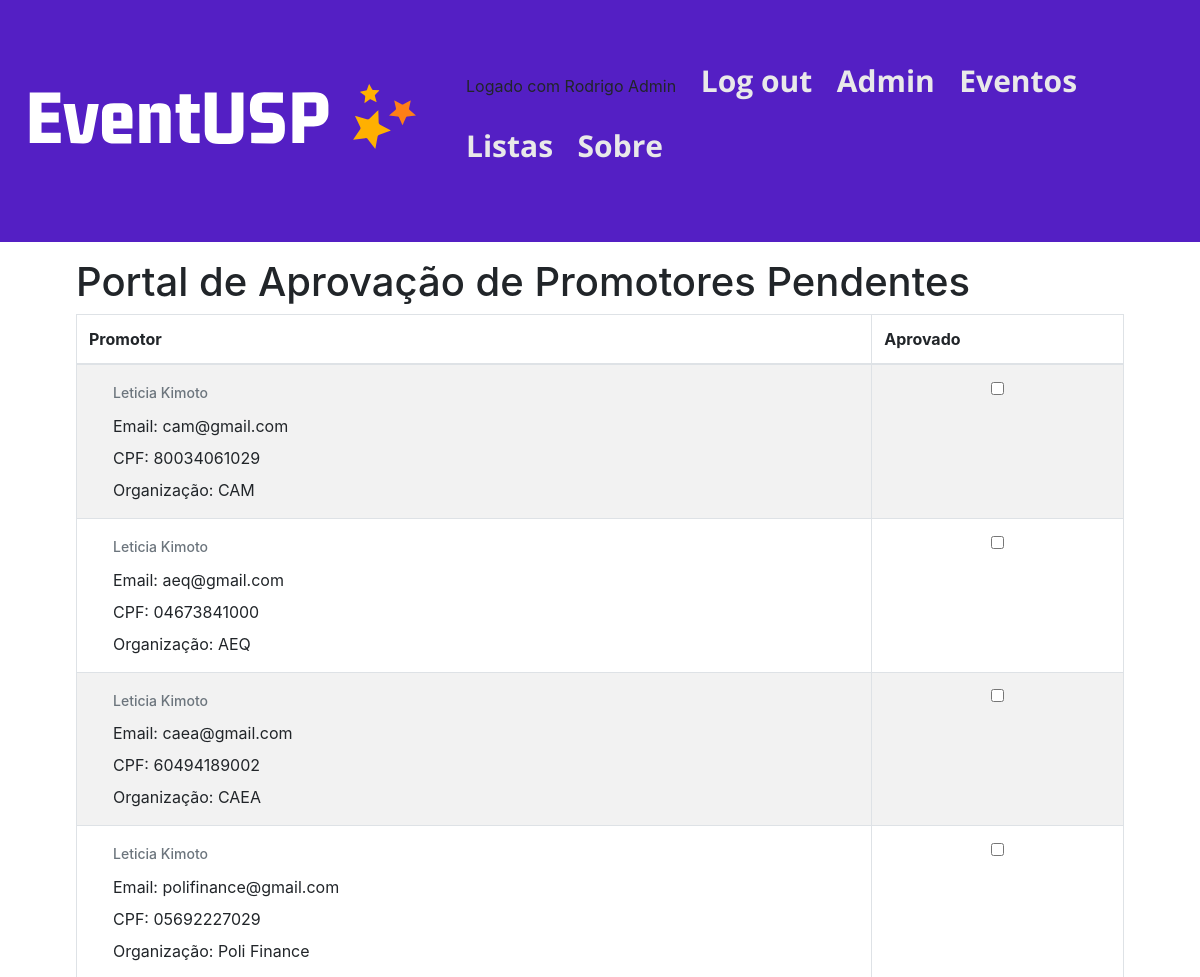
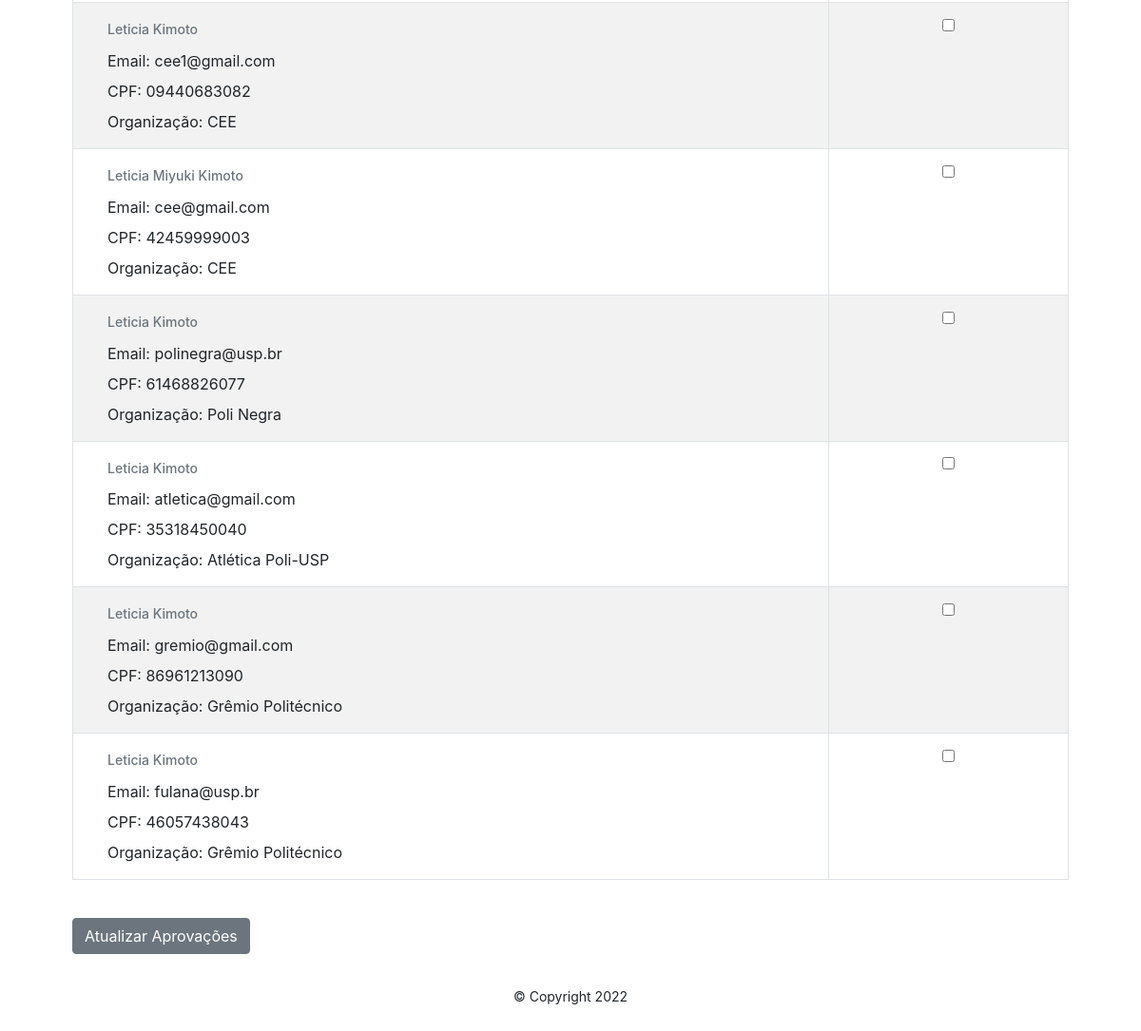
Screenshot of /accounts/admin_approval (signed in) with the database file from the repository (2 pictures, top to bottom).
### accounts/models.py (models this page shows)
class User(AbstractUser):
    first_name = models.CharField(_("first name"), max_length=150)
    last_name = models.CharField(_("last name"), max_length=150)
    email = models.EmailField(_('email address'), unique=True)
    cpf = models.CharField(_('CPF'), max_length=11, unique=True)

class Promotor(models.Model):
    user = models.OneToOneField(
            User,
            on_delete=models.CASCADE,
            primary_key=True,
        )
    organizacao = models.ForeignKey(
            Organizacao,
            on_delete=models.CASCADE,
        )
    approved = models.BooleanField(default=False)
    request_date = models.DateTimeField(auto_now=True)
    profile_photo = models.ImageField(null=True, blank=True, upload_to="images/")
    def __str__(self):
        return f'{self.user.first_name} {self.user.last_name}'

class Organizacao(models.Model):
    org = models.CharField(max_length=60)
    def __str__(self):
            return f'{self.org}'

### accounts/views.py (the view)
# urls.py: path('admin_approval', views.admin_approval, name='admin_approval'),
@user_passes_test(lambda u: u.is_superuser)
def admin_approval(request):
    promotor_list = Promotor.objects.filter(approved=False).order_by('-request_date')
    if request.method == "POST":
        id_list = request.POST.getlist('boxes')
        promotor_list.update(approved=False)
        for x in id_list:
            Promotor.objects.filter(pk=int(x)).update(approved=True)
            User.objects.get(pk=int(x)).groups.add(Group.objects.get(name='promotor'))
            User.objects.get(pk=int(x)).groups.remove(Group.objects.get(name='promotor_pendente'))
        return HttpResponseRedirect(reverse('admin_approval'))
    else:
        return render(request, 'accounts/admin_approval.html', {"promotor_list":promotor_list})

### accounts/templates/accounts/admin_approval.html (shortened to what this page needs)
{% extends 'base.html' %}
{% block content %}
<h1>Portal de Aprovação de Promotores Pendentes</h1>
<form action="" method=POST>
<table class="table table-striped table-hover table-bordered">
    <thead>
        <tr>
            <th scope="col">Promotor</th>
            <th scope="col">Aprovado</th>
        </tr>
    </thead>
    <tbody>
        {% for promotor in promotor_list %}
            <tr>
                <td>
                    <div class="dropdown">
                        <h6 class="dropdown-header">{{ promotor }}</h6>
                        <a class="dropdown-item" href="#">Email: {{ promotor.user.email }}</a>
                        <a class="dropdown-item" href="#">CPF: {{ promotor.user.cpf }}</a>
                        <a class="dropdown-item" href="#">Organização: {{ promotor.organizacao }}</a>
                    </div>
                </td>
                <td>
                    <div class="form-check">
                        <input class="form-check-input" type="checkbox"
                             value = {{promotor.user.id}} name="boxes">
                    </div>
                </td>
        {% endfor %}
    </tbody>
</table>
<br>
<button class="btn btn-secondary" type="submit">Atualizar Aprovações</button>
</form>
{% endblock content %}

### staticpages/templates/base.html (shortened to what this page needs)
{% load static %}
<!DOCTYPE html>
<html lang="en">
<head>
    <link rel="stylesheet" type="text/css" href="{% static 'style.css' %}">
    <link rel="stylesheet" href="https://cdn.jsdelivr.net/npm/bootstrap@4.6.2/dist/css/bootstrap.min.css">
</head>
<body>
    <header id="cabecalho-principal">
        <a href="{% url 'index_log' %}"> <img src="{% static 'logo.svg' %}"> </a>
        <nav id="navegacao-principal">
            <ul>
                {% if user.is_authenticated %}
                    <li> Logado com {{ user.first_name }} {{ user.last_name }} </li>
                    <li><a href="{% url 'logout' %}">Log out</a></li>
                        {% if user.is_superuser %}
                            <li><a href="{% url 'approvals' %}">Admin</a></li>
                        {% endif %}
                {% else %}
                    <li><a href="{% url 'login' %}">Log in</a></li>
                {% endif %}
                <li><a href="{% url 'events:index' %}">Eventos</a></li>
                <li><a href="{% url 'events:lists' %}">Listas</a></li>
                <li><a href="{% url 'about' %}">Sobre</a></li>
            </ul>
        </nav>
    </header>
    <main id="conteiner-principal">
        {% block content %}
        {% endblock content %}
    </main>
    <footer id="rodape-principal">
        <p>
            <small>&copy Copyright 2022</small>
        </p>
    </footer>
</body>
</html>

### static/style.css (style rules this page uses)
:root { --primary-color: #000000; --secondary-color: #FF7F17; --tertiary-color: #f44d27; --secondary-color-light: #FFB001; --tertiary-color-light: #ff6d28; --bg-color: #fff; --secondary-bg-color: #e9e9e9; --color-shadow: #f4f4f4; font-family: Inter, sans-serif; font-size: 16px; line-height: 1.5em; }
* { box-sizing: border-box; }
html, body { height: 100%; }
header#cabecalho-principal { margin: 0 auto; width: 100%; padding: 3rem 1rem; background-color: #541FC4; display: flex; justify-content: space-between; align-items: center; }
li a { font-family: "Open Sans", medium; font-size: 30px; color: var(--secondary-bg-color); font-weight: bold; text-decoration: none; }
body { font-family: "Open Sans", medium; display: flex; flex-direction: column; }
nav#navegacao-principal li { display: inline-block; padding: 10px; }
main#conteiner-principal { margin: 0 auto; width: 100%; max-width: 1080px; padding: 1rem 1rem; flex-grow: 1; }
footer#rodape-principal { display: flex; flex-direction: column; justify-content: center; align-items: center; padding: 1rem 1rem; }
a { color: var(--secondary-color); text-decoration: none; }
input { display: block; width: 100%; max-width: 560px; border: 1px solid var(--secondary-bg-color); border-radius: 5px; margin-bottom: 1rem; padding: 0.4rem 0.8rem; }
button { font-family: "Open Sans", medium; background-color: var(--secondary-color); border: 2px solid var(--secondary-color); color: var(--bg-color); border-radius: 5px; display: inline-block; font-size: medium; font-weight: bold; margin: 0.5rem 0; padding: 1rem 2rem; }

### rows the page displays
User: first_name "Rodrigo", last_name "Admin"
Promotor: user_id.last_name "Leticia Kimoto", user.email "cam@gmail.com", user.cpf "80034061029", organizacao "CAM"
Promotor: user_id.last_name "Leticia Kimoto", user.email "aeq@gmail.com", user.cpf "04673841000", organizacao "AEQ"
Promotor: user_id.last_name "Leticia Kimoto", user.email "caea@gmail.com", user.cpf "60494189002", organizacao "CAEA"
Promotor: user_id.last_name "Leticia Kimoto", user.email "polifinance@gmail.com", user.cpf "05692227029", organizacao "Poli Finance"
Promotor: user_id.last_name "Leticia Kimoto", user.email "cee1@gmail.com", user.cpf "09440683082", organizacao "CEE"
Promotor: user_id.last_name "Leticia Miyuki Kimoto", user.email "cee@gmail.com", user.cpf "42459999003", organizacao "CEE"
Promotor: user_id.last_name "Leticia Kimoto", user.email "polinegra@usp.br", user.cpf "61468826077", organizacao "Poli Negra"
Promotor: user_id.last_name "Leticia Kimoto", user.email "atletica@gmail.com", user.cpf "35318450040", organizacao "Atlética Poli-USP"
Promotor: user_id.last_name "Leticia Kimoto", user.email "gremio@gmail.com", user.cpf "86961213090", organizacao "Grêmio Politécnico"
Promotor: user_id.last_name "Leticia Kimoto", user.email "fulana@usp.br", user.cpf "46057438043", organizacao "Grêmio Politécnico"
